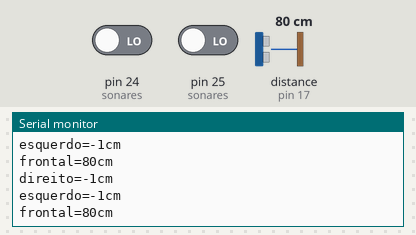
This sketch was run on a simulated Arduino Uno, built with avr-gcc and run on an emulated ATmega328P. Shown: the last lines printed to the serial monitor. Wiring (inferred from the names in the program): ultrasonic range finder: trigger pin 16; echo pin 17. The test bench sets the inputs (shaded band); at power-on: distance to the obstacle (sensor on pin 17) 80 cm, pin 24 (sonares) LOW, pin 25 (sonares) LOW. The echo pulse lasts 58.3 µs per cm.

Above: at 1.2 s.
1.3 s: distance to the obstacle (sensor on pin 17) set to 2 cm
At 1.51 s:
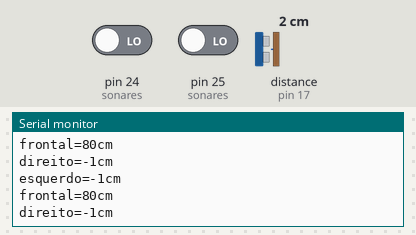
2.8 s: distance to the obstacle (sensor on pin 17) set to 4 cm
At 3.13 s:
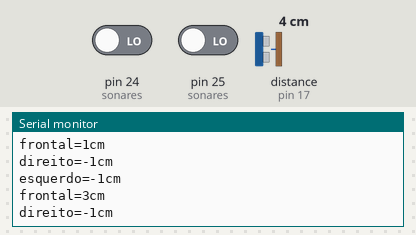
Timing chart, 0 to 5.8 s (numbered marks = the images above; inputs shaded):
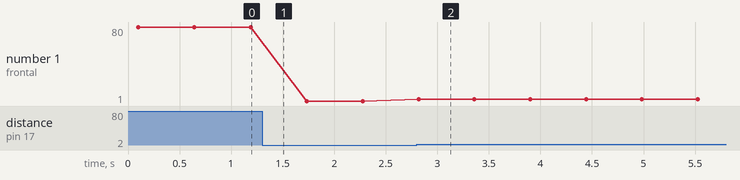

The sketch:

04_sonares.ino
```cpp
/*
 * TESTE 04 - Sonares
 *
 * Aproxime um obstáculo de cada sensor e confira a distância no monitor
 * serial. Os sensores são lidos um por vez para evitar interferência.
 *
 * Pinagem: esquerdo D22/D24, frontal D16/D17, direito D23/D25.
 * Cada par é TRIG/ECHO. Confirme a ordem física antes de ligar.
 */

struct Sonar {
  const char *nome;
  uint8_t trig;
  uint8_t echo;
};

Sonar sonares[] = {
  {"esquerdo", 22, 24},
  {"frontal", 16, 17},
  {"direito", 23, 25},
};
const uint8_t QUANTIDADE = sizeof(sonares) / sizeof(sonares[0]);

long distanciaCm(const Sonar &sonar) {
  digitalWrite(sonar.trig, LOW);
  delayMicroseconds(3);
  digitalWrite(sonar.trig, HIGH);
  delayMicroseconds(10);
  digitalWrite(sonar.trig, LOW);

  unsigned long duracao = pulseIn(sonar.echo, HIGH, 30000);
  if (duracao == 0) return -1;
  return duracao / 58;
}

void setup() {
  Serial.begin(115200);
  for (uint8_t i = 0; i < QUANTIDADE; i++) {
    pinMode(sonares[i].trig, OUTPUT);
    pinMode(sonares[i].echo, INPUT);
    digitalWrite(sonares[i].trig, LOW);
  }
  Serial.println(F("\n=== TESTE 04: SENSORES ULTRASSÔNICOS ==="));
  Serial.println(F("Aproxime um objeto e compare a distância medida."));
  Serial.println(F("Valor -1 significa que nenhum eco foi recebido.\n"));
}

void loop() {
  for (uint8_t i = 0; i < QUANTIDADE; i++) {
    Serial.print(sonares[i].nome);
    Serial.print('=');
    Serial.print(distanciaCm(sonares[i]));
    Serial.println(F("cm"));
    delay(60);
  }
  Serial.println();
  delay(300);
}
```

Measured:
- after the input at 2.8 s, the serial monitor: prints a new line at once (image 2)
- plotted number 1: 80 → 1 after the input at 1.3 s, 1 → 3 after the input at 2.8 s
